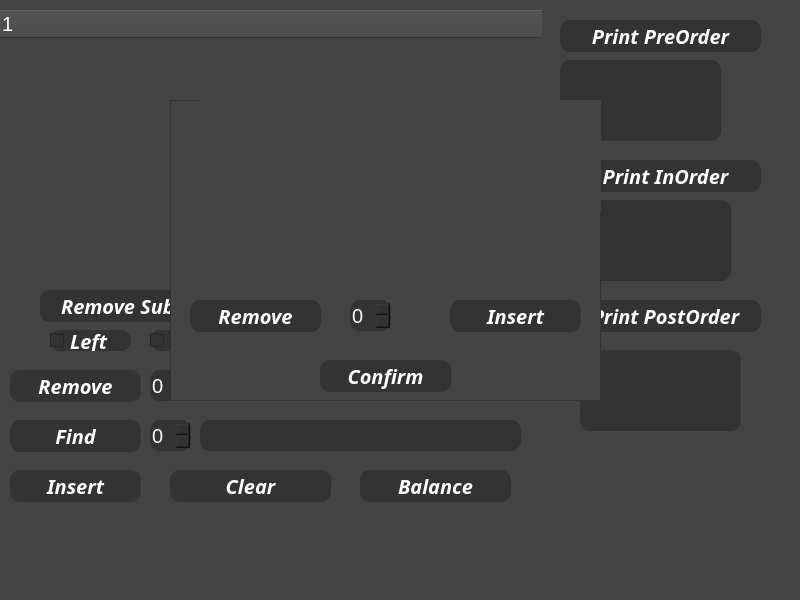
<?xml version="1.0" encoding="UTF-8"?>
<ui version="4.0">
 <class>MainWindow</class>
 <widget class="QMainWindow" name="MainWindow">
  <property name="geometry">
   <rect>
    <x>0</x>
    <y>0</y>
    <width>800</width>
    <height>600</height>
   </rect>
  </property>
  <property name="windowTitle">
   <string>MainWindow</string>
  </property>
  <property name="styleSheet">
   <string notr="true">background-color:#444444;</string>
  </property>
  <widget class="QWidget" name="centralwidget">
   <widget class="QPushButton" name="removeSubTreeBut">
    <property name="geometry">
     <rect>
      <x>40</x>
      <y>290</y>
      <width>201</width>
      <height>32</height>
     </rect>
    </property>
    <property name="font">
     <font>
      <family>Arial Bold</family>
      <pointsize>-1</pointsize>
      <weight>75</weight>
      <italic>true</italic>
      <bold>true</bold>
     </font>
    </property>
    <property name="styleSheet">
     <string notr="true">QPushButton {
    background-color: #333333;
    color: #ffffff;
    font-family: &quot;Arial Bold&quot;;
    font-size: 20px;
    border-radius: 10px;

}

QPushButton:hover {
    background-color: #444444;
}

QPushButton:pressed {
    background-color: #222222;
}</string>
    </property>
    <property name="text">
     <string>Remove Sub Tree</string>
    </property>
   </widget>
   <widget class="QTreeWidget" name="treeWidget">
    <property name="geometry">
     <rect>
      <x>0</x>
      <y>10</y>
      <width>542</width>
      <height>251</height>
     </rect>
    </property>
    <property name="styleSheet">
     <string notr="true"> background-color: #444444;
    color: #ffffff;
    font-family: &quot;Arial Bold&quot;;
    font-size: 20px;
    border-radius: 10px;</string>
    </property>
    <column>
     <property name="text">
      <string notr="true">1</string>
     </property>
    </column>
   </widget>
   <widget class="QPushButton" name="insertBut">
    <property name="geometry">
     <rect>
      <x>10</x>
      <y>470</y>
      <width>131</width>
      <height>32</height>
     </rect>
    </property>
    <property name="font">
     <font>
      <family>Arial Bold</family>
      <pointsize>-1</pointsize>
      <weight>75</weight>
      <italic>true</italic>
      <bold>true</bold>
     </font>
    </property>
    <property name="styleSheet">
     <string notr="true">QPushButton {
    background-color: #333333;
    color: #ffffff;
    font-family: &quot;Arial Bold&quot;;
    font-size: 20px;
    border-radius: 10px;

}

QPushButton:hover {
    background-color: #444444;
}

QPushButton:pressed {
    background-color: #222222;
}</string>
    </property>
    <property name="text">
     <string>Insert</string>
    </property>
   </widget>
   <widget class="QPushButton" name="removeBut">
    <property name="geometry">
     <rect>
      <x>10</x>
      <y>370</y>
      <width>131</width>
      <height>32</height>
     </rect>
    </property>
    <property name="font">
     <font>
      <family>Arial Bold</family>
      <pointsize>-1</pointsize>
      <weight>75</weight>
      <italic>true</italic>
      <bold>true</bold>
     </font>
    </property>
    <property name="styleSheet">
     <string notr="true">QPushButton {
    background-color: #333333;
    color: #ffffff;
    font-family: &quot;Arial Bold&quot;;
    font-size: 20px;
    border-radius: 10px;

}

QPushButton:hover {
    background-color: #444444;
}

QPushButton:pressed {
    background-color: #222222;
}</string>
    </property>
    <property name="text">
     <string>Remove</string>
    </property>
   </widget>
   <widget class="QPushButton" name="clearBut">
    <property name="geometry">
     <rect>
      <x>170</x>
      <y>470</y>
      <width>161</width>
      <height>32</height>
     </rect>
    </property>
    <property name="font">
     <font>
      <family>Arial Bold</family>
      <pointsize>-1</pointsize>
      <weight>75</weight>
      <italic>true</italic>
      <bold>true</bold>
     </font>
    </property>
    <property name="styleSheet">
     <string notr="true">QPushButton {
    background-color: #333333;
    color: #ffffff;
    font-family: &quot;Arial Bold&quot;;
    font-size: 20px;
    border-radius: 10px;

}

QPushButton:hover {
    background-color: #444444;
}

QPushButton:pressed {
    background-color: #222222;
}</string>
    </property>
    <property name="text">
     <string>Clear</string>
    </property>
   </widget>
   <widget class="QPushButton" name="findBut">
    <property name="geometry">
     <rect>
      <x>10</x>
      <y>420</y>
      <width>131</width>
      <height>32</height>
     </rect>
    </property>
    <property name="font">
     <font>
      <family>Arial Bold</family>
      <pointsize>-1</pointsize>
      <weight>75</weight>
      <italic>true</italic>
      <bold>true</bold>
     </font>
    </property>
    <property name="styleSheet">
     <string notr="true">QPushButton {
    background-color: #333333;
    color: #ffffff;
    font-family: &quot;Arial Bold&quot;;
    font-size: 20px;
    border-radius: 10px;

}

QPushButton:hover {
    background-color: #444444;
}

QPushButton:pressed {
    background-color: #222222;
}</string>
    </property>
    <property name="text">
     <string>Find</string>
    </property>
   </widget>
   <widget class="QSpinBox" name="findSpin">
    <property name="geometry">
     <rect>
      <x>150</x>
      <y>420</y>
      <width>41</width>
      <height>31</height>
     </rect>
    </property>
    <property name="styleSheet">
     <string notr="true">background-color: #333333;
    color: #ffffff;
    font-family: &quot;Arial Bold&quot;;
    font-size: 20px;
    border-radius: 10px;</string>
    </property>
   </widget>
   <widget class="QLabel" name="findLabel">
    <property name="geometry">
     <rect>
      <x>200</x>
      <y>420</y>
      <width>321</width>
      <height>31</height>
     </rect>
    </property>
    <property name="styleSheet">
     <string notr="true"> 	background-color:#333333;
        color: white;
    font-family: &quot;Arial Bold&quot;;
    font-size: 20px;
    border-radius: 10px;</string>
    </property>
    <property name="text">
     <string/>
    </property>
   </widget>
   <widget class="QSpinBox" name="removespin">
    <property name="geometry">
     <rect>
      <x>150</x>
      <y>370</y>
      <width>41</width>
      <height>31</height>
     </rect>
    </property>
    <property name="styleSheet">
     <string notr="true">background-color: #333333;
    color: #ffffff;
    font-family: &quot;Arial Bold&quot;;
    font-size: 20px;
    border-radius: 10px;</string>
    </property>
   </widget>
   <widget class="QPushButton" name="printPreOrderBut">
    <property name="geometry">
     <rect>
      <x>560</x>
      <y>20</y>
      <width>201</width>
      <height>32</height>
     </rect>
    </property>
    <property name="font">
     <font>
      <family>Arial Bold</family>
      <pointsize>-1</pointsize>
      <weight>75</weight>
      <italic>true</italic>
      <bold>true</bold>
     </font>
    </property>
    <property name="styleSheet">
     <string notr="true">QPushButton {
    background-color: #333333;
    color: #ffffff;
    font-family: &quot;Arial Bold&quot;;
    font-size: 20px;
    border-radius: 10px;

}

QPushButton:hover {
    background-color: #444444;
}

QPushButton:pressed {
    background-color: #222222;
}</string>
    </property>
    <property name="text">
     <string>Print PreOrder</string>
    </property>
   </widget>
   <widget class="QPushButton" name="printInOrderBut">
    <property name="geometry">
     <rect>
      <x>570</x>
      <y>160</y>
      <width>191</width>
      <height>32</height>
     </rect>
    </property>
    <property name="font">
     <font>
      <family>Arial Bold</family>
      <pointsize>-1</pointsize>
      <weight>75</weight>
      <italic>true</italic>
      <bold>true</bold>
     </font>
    </property>
    <property name="styleSheet">
     <string notr="true">QPushButton {
    background-color: #333333;
    color: #ffffff;
    font-family: &quot;Arial Bold&quot;;
    font-size: 20px;
    border-radius: 10px;

}

QPushButton:hover {
    background-color: #444444;
}

QPushButton:pressed {
    background-color: #222222;
}</string>
    </property>
    <property name="text">
     <string>Print InOrder</string>
    </property>
   </widget>
   <widget class="QPushButton" name="printPostOrderBut">
    <property name="geometry">
     <rect>
      <x>570</x>
      <y>300</y>
      <width>191</width>
      <height>32</height>
     </rect>
    </property>
    <property name="font">
     <font>
      <family>Arial Bold</family>
      <pointsize>-1</pointsize>
      <weight>75</weight>
      <italic>true</italic>
      <bold>true</bold>
     </font>
    </property>
    <property name="styleSheet">
     <string notr="true">QPushButton {
    background-color: #333333;
    color: #ffffff;
    font-family: &quot;Arial Bold&quot;;
    font-size: 20px;
    border-radius: 10px;

}

QPushButton:hover {
    background-color: #444444;
}

QPushButton:pressed {
    background-color: #222222;
}</string>
    </property>
    <property name="text">
     <string>Print PostOrder</string>
    </property>
   </widget>
   <widget class="QTextEdit" name="preOrderEdit">
    <property name="geometry">
     <rect>
      <x>560</x>
      <y>60</y>
      <width>161</width>
      <height>81</height>
     </rect>
    </property>
    <property name="styleSheet">
     <string notr="true">background-color: #333333;
    color: #ffffff;
    font-family: &quot;Arial Bold&quot;;
    font-size: 20px;
    border-radius: 10px;background-color: #333333;
    color: #ffffff;
    font-family: &quot;Arial Bold&quot;;
    font-size: 20px;
    border-radius: 10px;</string>
    </property>
   </widget>
   <widget class="QTextEdit" name="inOrderEdit">
    <property name="geometry">
     <rect>
      <x>570</x>
      <y>200</y>
      <width>161</width>
      <height>81</height>
     </rect>
    </property>
    <property name="styleSheet">
     <string notr="true">background-color: #333333;
    color: #ffffff;
    font-family: &quot;Arial Bold&quot;;
    font-size: 20px;
    border-radius: 10px;background-color: #333333;
    color: #ffffff;
    font-family: &quot;Arial Bold&quot;;
    font-size: 20px;
    border-radius: 10px;</string>
    </property>
   </widget>
   <widget class="QTextEdit" name="postOrderEdit">
    <property name="geometry">
     <rect>
      <x>580</x>
      <y>350</y>
      <width>161</width>
      <height>81</height>
     </rect>
    </property>
    <property name="styleSheet">
     <string notr="true">background-color: #333333;
    color: #ffffff;
    font-family: &quot;Arial Bold&quot;;
    font-size: 20px;
    border-radius: 10px;background-color: #333333;
    color: #ffffff;
    font-family: &quot;Arial Bold&quot;;
    font-size: 20px;
    border-radius: 10px;</string>
    </property>
   </widget>
   <widget class="QSpinBox" name="removeSubTreeSpin">
    <property name="geometry">
     <rect>
      <x>260</x>
      <y>290</y>
      <width>41</width>
      <height>31</height>
     </rect>
    </property>
    <property name="styleSheet">
     <string notr="true">background-color: #333333;
    color: #ffffff;
    font-family: &quot;Arial Bold&quot;;
    font-size: 20px;
    border-radius: 10px;</string>
    </property>
   </widget>
   <widget class="QCheckBox" name="subTreeRight">
    <property name="geometry">
     <rect>
      <x>150</x>
      <y>330</y>
      <width>101</width>
      <height>21</height>
     </rect>
    </property>
    <property name="font">
     <font>
      <family>Arial Bold</family>
      <pointsize>-1</pointsize>
      <weight>75</weight>
      <italic>true</italic>
      <bold>true</bold>
     </font>
    </property>
    <property name="styleSheet">
     <string notr="true">
    background-color: #333333;
    color: #ffffff;
    font-family: &quot;Arial Bold&quot;;
    font-size: 20px;
    border-radius: 10px;
    </string>
    </property>
    <property name="text">
     <string>Right</string>
    </property>
   </widget>
   <widget class="QCheckBox" name="subTreeLeft">
    <property name="geometry">
     <rect>
      <x>50</x>
      <y>330</y>
      <width>81</width>
      <height>21</height>
     </rect>
    </property>
    <property name="font">
     <font>
      <family>Arial Bold</family>
      <pointsize>-1</pointsize>
      <weight>75</weight>
      <italic>true</italic>
      <bold>true</bold>
     </font>
    </property>
    <property name="styleSheet">
     <string notr="true">
    background-color: #333333;
    color: #ffffff;
    font-family: &quot;Arial Bold&quot;;
    font-size: 20px;
    border-radius: 10px;
   </string>
    </property>
    <property name="text">
     <string>Left</string>
    </property>
   </widget>
   <widget class="QPushButton" name="balanceBut">
    <property name="geometry">
     <rect>
      <x>360</x>
      <y>470</y>
      <width>151</width>
      <height>32</height>
     </rect>
    </property>
    <property name="font">
     <font>
      <family>Arial Bold</family>
      <pointsize>-1</pointsize>
      <weight>75</weight>
      <italic>true</italic>
      <bold>true</bold>
     </font>
    </property>
    <property name="styleSheet">
     <string notr="true">QPushButton {
    background-color: #333333;
    color: #ffffff;
    font-family: &quot;Arial Bold&quot;;
    font-size: 20px;
    border-radius: 10px;

}

QPushButton:hover {
    background-color: #444444;
}

QPushButton:pressed {
    background-color: #222222;
}</string>
    </property>
    <property name="text">
     <string>Balance</string>
    </property>
   </widget>
   <widget class="QPushButton" name="addSubTreeBut">
    <property name="geometry">
     <rect>
      <x>340</x>
      <y>290</y>
      <width>181</width>
      <height>32</height>
     </rect>
    </property>
    <property name="font">
     <font>
      <family>Arial Bold</family>
      <pointsize>-1</pointsize>
      <weight>75</weight>
      <italic>true</italic>
      <bold>true</bold>
     </font>
    </property>
    <property name="styleSheet">
     <string notr="true">QPushButton {
    background-color: #333333;
    color: #ffffff;
    font-family: &quot;Arial Bold&quot;;
    font-size: 20px;
    border-radius: 10px;

}

QPushButton:hover {
    background-color: #444444;
}

QPushButton:pressed {
    background-color: #222222;
}</string>
    </property>
    <property name="text">
     <string>Add Sub Tree</string>
    </property>
   </widget>
   <widget class="QFrame" name="frame">
    <property name="geometry">
     <rect>
      <x>170</x>
      <y>100</y>
      <width>431</width>
      <height>301</height>
     </rect>
    </property>
    <property name="styleSheet">
     <string notr="true">background-color:#444444;</string>
    </property>
    <property name="frameShape">
     <enum>QFrame::StyledPanel</enum>
    </property>
    <property name="frameShadow">
     <enum>QFrame::Raised</enum>
    </property>
    <widget class="QTreeWidget" name="secondtreeWidget">
     <property name="geometry">
      <rect>
       <x>30</x>
       <y>-80</y>
       <width>421</width>
       <height>191</height>
      </rect>
     </property>
     <property name="styleSheet">
      <string notr="true"> background-color: #444444;
    color: #ffffff;
    font-family: &quot;Arial Bold&quot;;
    font-size: 20px;
    border-radius: 10px;</string>
     </property>
     <column>
      <property name="text">
       <string notr="true">1</string>
      </property>
     </column>
    </widget>
    <widget class="QPushButton" name="removeBut_2">
     <property name="geometry">
      <rect>
       <x>20</x>
       <y>200</y>
       <width>131</width>
       <height>32</height>
      </rect>
     </property>
     <property name="font">
      <font>
       <family>Arial Bold</family>
       <pointsize>-1</pointsize>
       <weight>75</weight>
       <italic>true</italic>
       <bold>true</bold>
      </font>
     </property>
     <property name="styleSheet">
      <string notr="true">QPushButton {
    background-color: #333333;
    color: #ffffff;
    font-family: &quot;Arial Bold&quot;;
    font-size: 20px;
    border-radius: 10px;

}

QPushButton:hover {
    background-color: #444444;
}

QPushButton:pressed {
    background-color: #222222;
}</string>
     </property>
     <property name="text">
      <string>Remove</string>
     </property>
    </widget>
    <widget class="QSpinBox" name="removespin_2">
     <property name="geometry">
      <rect>
       <x>180</x>
       <y>200</y>
       <width>41</width>
       <height>31</height>
      </rect>
     </property>
     <property name="styleSheet">
      <string notr="true">background-color: #333333;
    color: #ffffff;
    font-family: &quot;Arial Bold&quot;;
    font-size: 20px;
    border-radius: 10px;</string>
     </property>
    </widget>
    <widget class="QPushButton" name="insertBut_2">
     <property name="geometry">
      <rect>
       <x>280</x>
       <y>200</y>
       <width>131</width>
       <height>32</height>
      </rect>
     </property>
     <property name="font">
      <font>
       <family>Arial Bold</family>
       <pointsize>-1</pointsize>
       <weight>75</weight>
       <italic>true</italic>
       <bold>true</bold>
      </font>
     </property>
     <property name="styleSheet">
      <string notr="true">QPushButton {
    background-color: #333333;
    color: #ffffff;
    font-family: &quot;Arial Bold&quot;;
    font-size: 20px;
    border-radius: 10px;

}

QPushButton:hover {
    background-color: #444444;
}

QPushButton:pressed {
    background-color: #222222;
}</string>
     </property>
     <property name="text">
      <string>Insert</string>
     </property>
    </widget>
    <widget class="QPushButton" name="confirmBut">
     <property name="geometry">
      <rect>
       <x>150</x>
       <y>260</y>
       <width>131</width>
       <height>32</height>
      </rect>
     </property>
     <property name="font">
      <font>
       <family>Arial Bold</family>
       <pointsize>-1</pointsize>
       <weight>75</weight>
       <italic>true</italic>
       <bold>true</bold>
      </font>
     </property>
     <property name="styleSheet">
      <string notr="true">QPushButton {
    background-color: #333333;
    color: #ffffff;
    font-family: &quot;Arial Bold&quot;;
    font-size: 20px;
    border-radius: 10px;

}

QPushButton:hover {
    background-color: #444444;
}

QPushButton:pressed {
    background-color: #222222;
}</string>
     </property>
     <property name="text">
      <string>Confirm</string>
     </property>
    </widget>
   </widget>
  </widget>
  <widget class="QMenuBar" name="menubar">
   <property name="geometry">
    <rect>
     <x>0</x>
     <y>0</y>
     <width>800</width>
     <height>20</height>
    </rect>
   </property>
  </widget>
  <widget class="QStatusBar" name="statusbar"/>
 </widget>
 <resources/>
 <connections/>
</ui>
